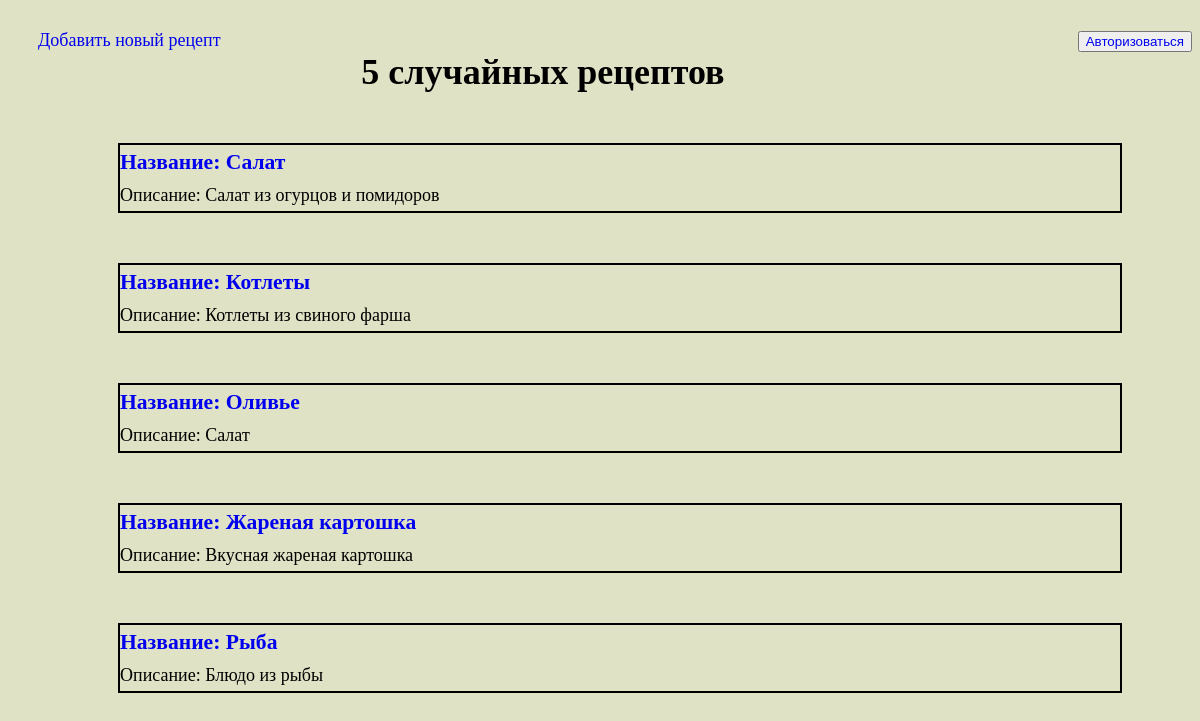
Before: /main/ with the older database file.
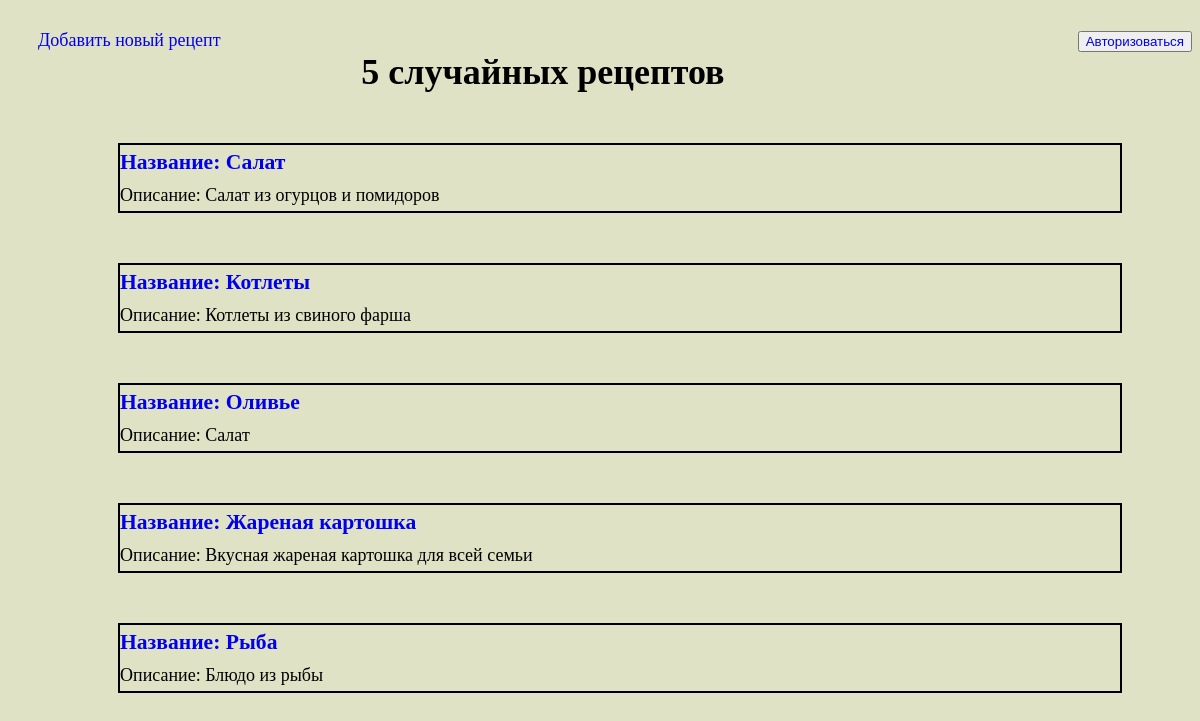
After: the same page with the newer database file.
### main/models.py (models this page shows, shortened)
class Receipt(models.Model):
    name = models.CharField(max_length=30, verbose_name="Название")
    description = models.TextField(blank=True, verbose_name="Описание")
    cooking_steps = models.TextField(verbose_name="Шаги приготовления")
    cooking_time = models.TimeField(null=True, verbose_name="Время приготовления")
    image = models.ImageField(upload_to='main/static/img/', null=True, blank=True, verbose_name="Изображение")
    author = models.CharField(max_length=50, null=False, verbose_name="Автор")
    user_created = models.ForeignKey(User, on_delete=models.CASCADE, blank=True)

### main/views.py (the view)
# urls.py: path('', HomePageView.as_view(), name='home_page'),
class HomePageView(ListView):
    template_name = "main/main.html"
    queryset = Receipt.objects.order_by("?")[:5]
    context_object_name = "receipts"

### main/templates/main/main.html (shortened to what this page needs)
{% extends 'main/index.html' %}
{% load static %}
{% block body %}
    <div class="menu">
        <div class="new_receipt">
            <a href="{% url "main:create_receipt" %}">Добавить новый рецепт</a>
        </div>
    </div>
    <h1 class="header">5 случайных рецептов</h1>
    {% for item in receipts %}
        <ul>
            <div class="border_block">
                <p class="bold_name"><a href="{% url "main:receipt_details" pk=item.pk %}">
                    Название: {{ item.name }}</a></p>
                <p>Описание: {{ item.description }}</p>
            </div>
        </ul>
    {% endfor %}
{% endblock %}

Changed rows visible on the page:
changed Receipt "Жареная картошка": description "Вкусная жареная картошка" → "Вкусная жареная картошка для всей семьи"
